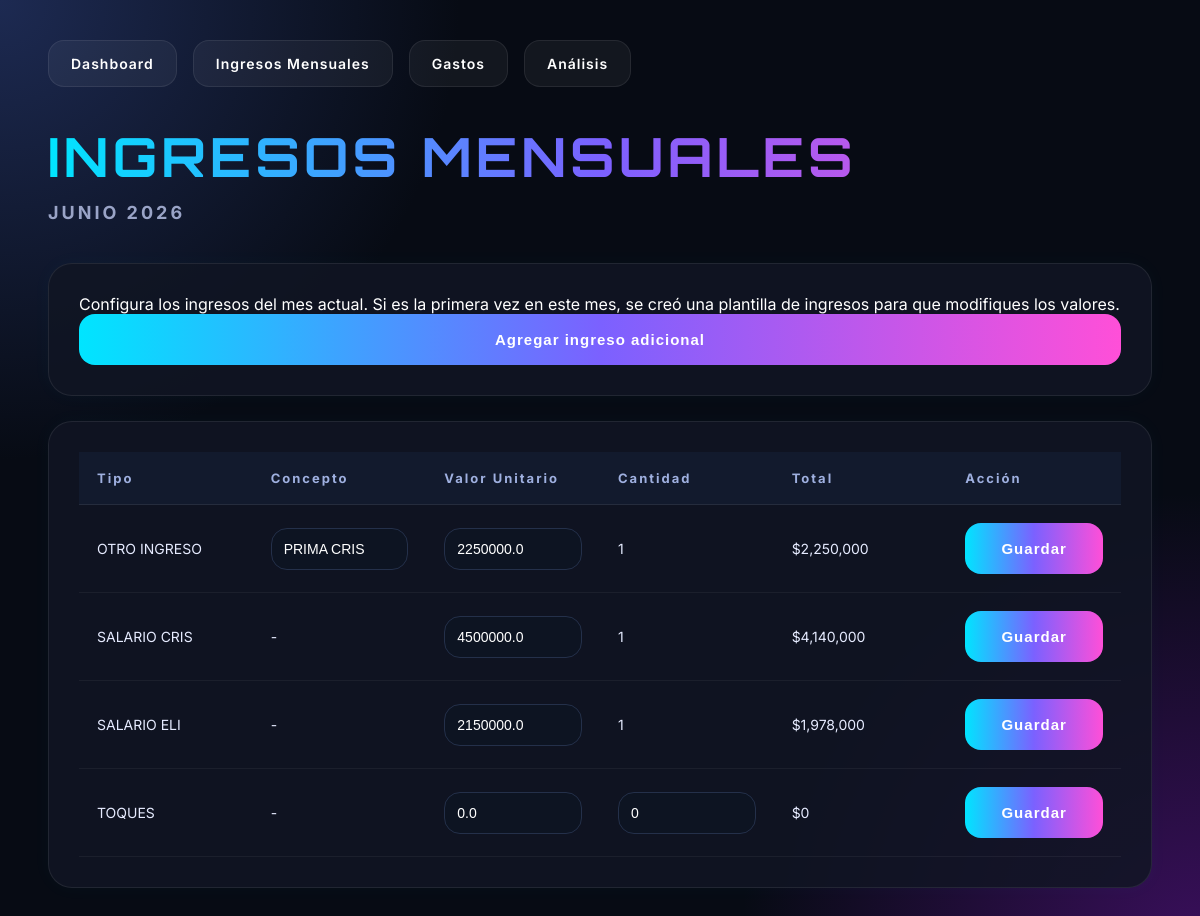
/ingresos_mensuales, run on the app's committed database.
### tables this page shows
CREATE TABLE ingresos (

        id INTEGER PRIMARY KEY AUTOINCREMENT,

        tipo_ingreso_id INTEGER,

        concepto_otro TEXT,

        valor_unitario REAL,

        cantidad INTEGER,

        total REAL,

        fecha TEXT, mes TEXT,

        FOREIGN KEY(tipo_ingreso_id)
        REFERENCES tipos_ingreso(id)
    );

CREATE TABLE tipos_ingreso (

        id INTEGER PRIMARY KEY AUTOINCREMENT,

        nombre TEXT UNIQUE NOT NULL,

        aplica_deduccion INTEGER NOT NULL,

        tipo_calculo TEXT NOT NULL,

        valor_unitario REAL DEFAULT 0
    );

### app.py (the view, shortened to what this page needs)
@app.route("/ingresos_mensuales")
def ingresos_mensuales():
    conn = get_connection()
    cur = conn.cursor()
    mes_actual = format_mes_label(datetime.now())
    fecha_inicio = datetime.now().replace(day=1).strftime("%Y-%m-%d")
    tipos = cur.execute("""
        SELECT *
        FROM tipos_ingreso
        ORDER BY nombre
    """).fetchall()
    ingresos = cur.execute("""
        SELECT
            ingresos.*,
            tipos_ingreso.nombre AS tipo_nombre,
            tipos_ingreso.tipo_calculo
        FROM ingresos
        INNER JOIN tipos_ingreso
        ON ingresos.tipo_ingreso_id = tipos_ingreso.id
        WHERE ingresos.mes = ?
        ORDER BY tipos_ingreso.nombre
    """, (mes_actual,)).fetchall()
    existing_tipo_ids = {ingreso["tipo_ingreso_id"] for ingreso in ingresos}
    conn.close()
    return render_template(
        "ingresos_mensuales.html",
        ingresos=ingresos,
        tipos=tipos,
        mes_actual=mes_actual
    )

### app.py (called while the page is built)
def get_connection():
    conn = sqlite3.connect(DB)
    conn.row_factory = sqlite3.Row
    return conn

def format_mes_label(date_obj):
    return f"{MONTH_NAMES[date_obj.month]} {date_obj.year}"

### templates/ingresos_mensuales.html (shortened to what this page needs)
<!DOCTYPE html>
<html lang="es">
<head>
    <link rel="stylesheet"
          href="{{ url_for('static', filename='style.css') }}">
</head>
<body>
<div class="container">
    <div class="topbar">
        <a href="/">
            Dashboard
        </a>
        <a href="/ingresos_mensuales">
            Ingresos Mensuales
        </a>
        <a href="/gastos">
            Gastos
        </a>
        <a href="/analisis">
            Análisis
        </a>
    </div>
    <h1>INGRESOS MENSUALES</h1>
    <h2>{{ mes_actual }}</h2>
    <div class="box">
        <p>
            Configura los ingresos del mes actual. Si es la primera vez en este mes, se creó
            una plantilla de ingresos para que modifiques los valores.
        </p>
        <button id="btnAgregarIngreso" onclick="document.getElementById('nuevoIngresoForm').style.display='block'; this.style.display='none';">
            Agregar ingreso adicional
        </button>
    </div>
    <div class="box">
        <table>
            <thead>
                <tr>
                    <th>Tipo</th>
                    <th>Concepto</th>
                    <th>Valor Unitario</th>
                    <th>Cantidad</th>
                    <th>Total</th>
                    <th>Acción</th>
                </tr>
            </thead>
            <tbody>
                {% for ingreso in ingresos %}
                <tr>
                    <form method="POST"
                          action="/actualizar_ingreso_mensual">
                        <td>
                            {{ ingreso.tipo_nombre }}
                        </td>
                        <td>
                            {% if ingreso.tipo_calculo == 'otro' %}
                                <input type="text"
                                       name="concepto_otro"
                                       value="{{ ingreso.concepto_otro or '' }}"
                                       placeholder="Concepto del ingreso">
                            {% else %}
                                -
                            {% endif %}
                        </td>
                        <td>
                            {% if ingreso.tipo_calculo == 'toques' %}
                                <input type="number"
                                       step="0.01"
                                       name="valor_unitario"
                                       value="{{ ingreso.valor_unitario }}">
                            {% else %}
                                <input type="number"
                                       step="0.01"
                                       name="valor_manual"
                                       value="{{ ingreso.valor_unitario }}">
                            {% endif %}
                        </td>
                        <td>
                            {% if ingreso.tipo_calculo == 'toques' %}
                                <input type="number"
                                       name="cantidad"
                                       value="{{ ingreso.cantidad }}">
                            {% else %}
                                1
                            {% endif %}
                        </td>
                        <td>
                            ${{ "{:,.0f}".format(ingreso.total) }}
                        </td>
                        <td>
                            <button type="submit">
                                Guardar
                            </button>
                        </td>
                    </form>
                </tr>
                {% endfor %}
            </tbody>
        </table>
    </div>
</div>
</body>
</html>

### static/style.css (style rules this page uses)
* { margin:0; padding:0; box-sizing:border-box; }
html { scroll-behavior:smooth; }
body { background: radial-gradient(circle at top left, #1d2a52 0%, transparent 30%), radial-gradient(circle at bottom right, #3a0f5c 0%, transparent 30%), #070b14; color:white; font-family:'Inter', sans-serif; min-height:100vh; overflow-x:hidden; }
.container { width:92%; max-width:1400px; margin:auto; padding:40px 0; }
.topbar { display:flex; gap:16px; margin-bottom:35px; }
.topbar a { text-decoration:none; color:white; padding:14px 22px; border-radius:16px; background:rgba(255,255,255,0.05); border:1px solid rgba(255,255,255,0.08); transition:0.15s; font-size:14px; font-weight:600; letter-spacing:1px; }
h1 { font-family:'Orbitron', sans-serif; font-size:54px; background:linear-gradient( 90deg, #00e5ff, #7b61ff, #ff4fd8 ); -webkit-background-clip:text; -webkit-text-fill-color:transparent; margin-bottom:12px; letter-spacing:4px; }
h2 { color:#9aa4c7; font-size:18px; margin-bottom:40px; letter-spacing:3px; text-transform:uppercase; }
.box { background:rgba(17, 22, 36, 0.85); border:1px solid rgba(255,255,255,0.08); border-radius:24px; padding:30px; margin-bottom:25px; overflow:hidden; box-shadow: 0 0 20px rgba(0,229,255,0.03); }
form { display:flex; flex-direction:column; gap:15px; }
input, select { width:100%; padding:16px; background:#0d1422; border:1px solid #24304a; border-radius:16px; color:white; font-size:15px; transition:border-color 0.15s, box-shadow 0.15s; }
input::placeholder { color:#7f89a8; }
button { width:100%; padding:17px; border:none; border-radius:16px; background:linear-gradient( 90deg, #00e5ff, #7b61ff, #ff4fd8 ); color:white; font-size:15px; font-weight:700; letter-spacing:1px; cursor:pointer; transition:transform 0.15s, box-shadow 0.15s; }
table { width:100%; border-collapse:collapse; overflow:hidden; }
@media (min-width:901px) { table { display:table; width:100%; } }
@media (min-width:901px) { table thead, table tbody { display:table-row-group; width:100%; } }
@media (min-width:901px) { table th, table td { white-space:normal; overflow:visible; text-overflow:clip; padding:18px; } }
table { table-layout:fixed; }
table thead { background:#121a2d; }
table th { padding:18px; text-align:left; color:#9fb0e0; font-size:13px; letter-spacing:2px; border-bottom:1px solid rgba(255,255,255,0.08); }
table td { padding:18px; border-bottom:1px solid rgba(255,255,255,0.05); color:#e6ebff; font-size:14px; }
table td input, table td select { width:100%; min-width:0; box-sizing:border-box; padding:12px; font-size:14px; }
table tr { transition:background 0.1s; }

### data on the page
ingresos: tipo_nombre "OTRO INGRESO", concepto_otro "PRIMA CRIS", valor_manual "2250000.0", shows "1", total "2,250,000"
ingresos: tipo_nombre "SALARIO CRIS", valor_manual "4500000.0", shows "1", total "4,140,000"
ingresos: tipo_nombre "SALARIO ELI", valor_manual "2150000.0", total "1,978,000"
ingresos: tipo_nombre "TOQUES", valor_unitario "0.0", cantidad "0", total "0"

### other printed values
{{ mes_actual }} "JUNIO 2026"
